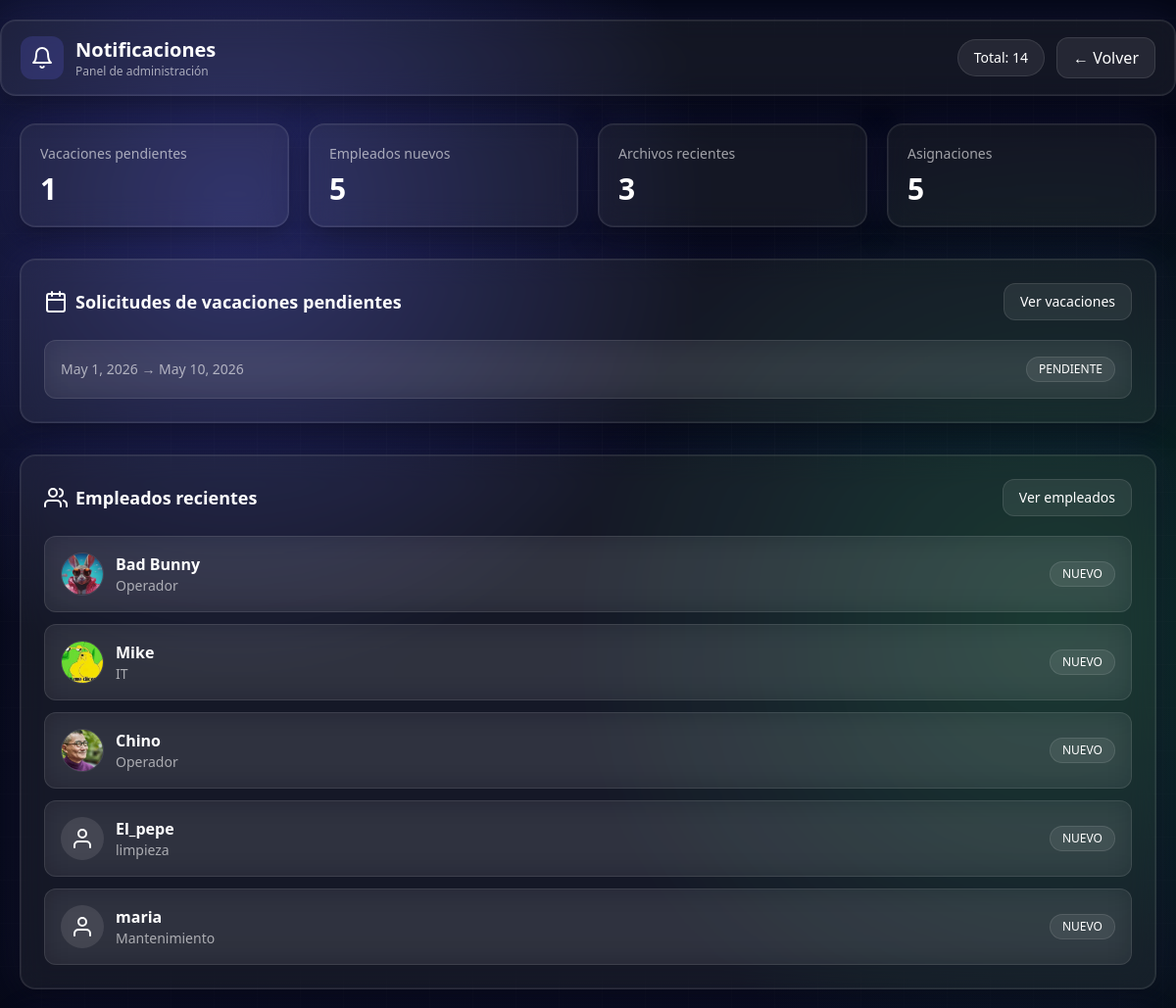
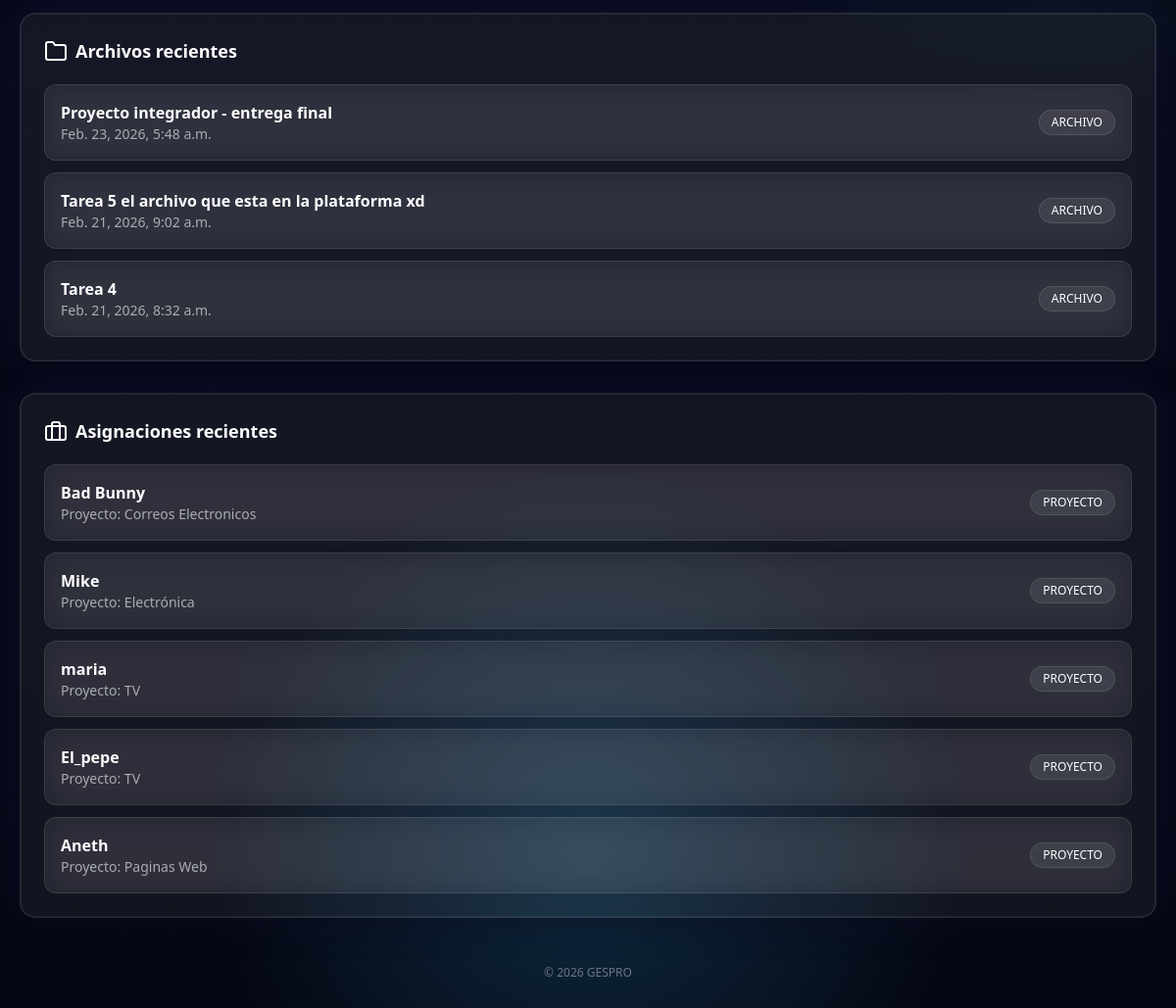
Screenshot of /panel/notificaciones/ (signed in) with the database file from the repository (2 pictures, top to bottom).
### empleados_Alex/models.py (models this page shows, shortened)
class SolicitudVacaciones(models.Model):
    ESTADOS = (
        ("PENDIENTE", "Pendiente"),
        ("APROBADA", "Aprobada"),
        ("RECHAZADA", "Rechazada"),
    )
    empleado = models.ForeignKey(User, on_delete=models.CASCADE)
    fecha_inicio = models.DateField()
    fecha_fin = models.DateField()
    motivo = models.TextField(blank=True, null=True)
    estado = models.CharField(max_length=10, choices=ESTADOS, default="PENDIENTE")
    creado_en = models.DateTimeField(auto_now_add=True)

class Empleado(models.Model):
    user = models.ForeignKey(User, on_delete=models.CASCADE)
    puesto = models.CharField(max_length=100)
    departamento = models.CharField(max_length=100)
    fecha_inicio = models.DateField(auto_now_add=True)
    foto_perfil = models.ImageField(upload_to='fotos_perfil/', null=True, blank=True)

class ArchivoSubido(models.Model):
    titulo = models.CharField(max_length=150)
    archivo = models.FileField(upload_to='archivos/')
    fecha_subida = models.DateTimeField(auto_now_add=True)

class EmpleadoProyecto(models.Model):
    empleado = models.ForeignKey(Empleado, on_delete=models.CASCADE, related_name="asignaciones")
    proyecto = models.ForeignKey(Proyecto, on_delete=models.CASCADE, related_name="asignaciones")
    fecha_asignacion = models.DateTimeField(auto_now_add=True)
    class Meta:
        unique_together = ("empleado", "proyecto")  # evita duplicados

class Proyecto(models.Model):
    nombre = models.CharField(max_length=120)
    descripcion = models.TextField(blank=True, null=True)
    fecha_inicio = models.DateField(blank=True, null=True)
    fecha_fin = models.DateField(blank=True, null=True)
    activo = models.BooleanField(default=True)

### empleados_Alex/views.py (the view)
# urls.py: path('panel/notificaciones/', admin_notificaciones, name='admin_notificaciones'),
@login_required(login_url="/")
def admin_notificaciones(request):
    if not _es_admin(request):
        return HttpResponseForbidden("No tienes permisos para ver esta sección.")
    vacaciones_pendientes = SolicitudVacaciones.objects.filter(
        estado="PENDIENTE"
    ).select_related("empleado").order_by("-creado_en")[:5]
    empleados_recientes = Empleado.objects.select_related("user").order_by("-id")[:5]
    archivos_recientes = ArchivoSubido.objects.order_by("-fecha_subida")[:5]
    asignaciones_recientes = (
        EmpleadoProyecto.objects
        .select_related("empleado__user", "proyecto")
        .order_by("-id")[:5]
    )
    total_notificaciones = (
        vacaciones_pendientes.count()
        + empleados_recientes.count()
        + archivos_recientes.count()
        + asignaciones_recientes.count()
    )
    contexto = {
        "vacaciones_pendientes": vacaciones_pendientes,
        "empleados_recientes": empleados_recientes,
        "archivos_recientes": archivos_recientes,
        "asignaciones_recientes": asignaciones_recientes,
        "total_notificaciones": total_notificaciones,
    }
    return render(request, "admin/notificaciones.html", contexto)

### empleados_Alex/views.py (called while the page is built)
def _es_admin(request):
    u = request.user
    return u.is_authenticated and (u.username.lower() == "alex" or u.is_staff or u.is_superuser)

### templates/admin/notificaciones.html (shortened to what this page needs)
<!DOCTYPE html>
<html lang="es">
<head>
<script src="https://cdn.tailwindcss.com"></script>
</head>
<body class="tech-bg text-white">
<header class="sticky top-0 z-50">
<div class="glass glow mx-auto max-w-7xl mt-5 rounded-2xl px-5 py-4">
<div class="flex items-center justify-between">
<div class="flex items-center gap-3">
<div class="h-11 w-11 rounded-xl bg-indigo-500/20 grid place-items-center">
<i data-feather="bell"></i>
</div>
<div>
<h1 class="text-xl font-bold">Notificaciones</h1>
<p class="text-xs text-white/60">Panel de administración</p>
</div>
</div>
<div class="flex items-center gap-3">
<div class="chip rounded-full px-4 py-2 text-sm">
Total: {{ total_notificaciones }}
</div>
<a href="{% url 'empleados_Alex:home' %}"
class="chip rounded-xl px-4 py-2 hover:bg-white/10 transition">
← Volver
</a>
</div>
</div>
</div>
</header>
<main class="mx-auto max-w-7xl px-5 pb-20 pt-7 space-y-8">
<section class="grid md:grid-cols-4 gap-5">
<div class="glass glow rounded-2xl p-5">
<p class="text-white/60 text-sm">Vacaciones pendientes</p>
<p class="text-3xl font-bold mt-2">{{ vacaciones_pendientes|length }}</p>
</div>
<div class="glass glow rounded-2xl p-5">
<p class="text-white/60 text-sm">Empleados nuevos</p>
<p class="text-3xl font-bold mt-2">{{ empleados_recientes|length }}</p>
</div>
<div class="glass glow rounded-2xl p-5">
<p class="text-white/60 text-sm">Archivos recientes</p>
<p class="text-3xl font-bold mt-2">{{ archivos_recientes|length }}</p>
</div>
<div class="glass glow rounded-2xl p-5">
<p class="text-white/60 text-sm">Asignaciones</p>
<p class="text-3xl font-bold mt-2">{{ asignaciones_recientes|length }}</p>
</div>
</section>
<section class="glass glow rounded-2xl p-6">
<div class="flex justify-between items-center mb-5">
<h2 class="text-lg font-bold flex items-center gap-2">
<i data-feather="calendar"></i>
Solicitudes de vacaciones pendientes
</h2>
<a href="{% url 'empleados_Alex:admin_vacaciones' %}"
class="chip rounded-xl px-4 py-2 text-sm hover:bg-white/10">
Ver vacaciones
</a>
</div>
<div class="space-y-3">
{% for s in vacaciones_pendientes %}
<div class="glass rounded-xl p-4 flex justify-between items-center">
<div>
<p class="text-sm text-white/60">
{{ s.fecha_inicio }} → {{ s.fecha_fin }}
</p>
</div>
<span class="chip px-3 py-1 text-xs rounded-full">
PENDIENTE
</span>
</div>
{% empty %}
<div class="glass rounded-xl p-4 text-white/60">
No hay solicitudes pendientes
</div>
{% endfor %}
</div>
</section>
<section class="glass glow rounded-2xl p-6">
<div class="flex justify-between items-center mb-5">
<h2 class="text-lg font-bold flex items-center gap-2">
<i data-feather="users"></i>
Empleados recientes
</h2>
<a href="{% url 'empleados_Alex:datos_empleados' %}"
class="chip rounded-xl px-4 py-2 text-sm hover:bg-white/10">
Ver empleados
</a>
</div>
<div class="space-y-3">
{% for e in empleados_recientes %}
<div class="glass rounded-xl p-4 flex items-center justify-between">
<div class="flex items-center gap-3">
{% if e.foto_perfil %}
<img src="{{ e.foto_perfil.url }}"
class="h-11 w-11 rounded-full object-cover border border-white/10">
{% else %}
<div class="h-11 w-11 rounded-full bg-white/10 flex items-center justify-center">
<i data-feather="user"></i>
</div>
{% endif %}
<div>
<p class="font-semibold">{{ e.user.username }}</p>
<p class="text-sm text-white/60">{{ e.puesto }}</p>
</div>
</div>
<span class="chip px-3 py-1 text-xs rounded-full">
NUEVO
</span>
</div>
{% endfor %}
</div>
</section>
<section class="glass glow rounded-2xl p-6">
<h2 class="text-lg font-bold flex items-center gap-2 mb-5">
<i data-feather="folder"></i>
Archivos recientes
</h2>
<div class="space-y-3">
{% for a in archivos_recientes %}
<div class="glass rounded-xl p-4 flex justify-between items-center">
<div>
<p class="font-semibold">{{ a.titulo }}</p>
<p class="text-sm text-white/60">
{{ a.fecha_subida }}
</p>
</div>
<span class="chip px-3 py-1 text-xs rounded-full">
ARCHIVO
</span>
</div>
{% endfor %}
</div>
</section>
<section class="glass glow rounded-2xl p-6">
<h2 class="text-lg font-bold flex items-center gap-2 mb-5">
<i data-feather="briefcase"></i>
Asignaciones recientes
</h2>
<div class="space-y-3">
{% for ap in asignaciones_recientes %}
<div class="glass rounded-xl p-4 flex justify-between items-center">
<div>
<p class="font-semibold">
{{ ap.empleado.user.username }}
</p>
<p class="text-sm text-white/60">
Proyecto: {{ ap.proyecto.nombre }}
</p>
</div>
<span class="chip px-3 py-1 text-xs rounded-full">
PROYECTO
</span>
</div>
{% endfor %}
</div>
</section>
<footer class="text-center text-white/40 text-xs pt-4">
© 2026 GESPRO
</footer>
</main>
</body>
</html>

### templates/admin/notificaciones.html (style rules this page uses)
.tech-bg { background: radial-gradient(800px circle at 20% 10%, rgba(99,102,241,.35), transparent 60%), radial-gradient(900px circle at 90% 30%, rgba(34,197,94,.20), transparent 55%), radial-gradient(700px circle at 50% 90%, rgba(56,189,248,.20), transparent 55%), linear-gradient(180deg,#050816 0%,#070a1a 40%,#040612 100%); position:relative; min-height:100vh; overflow-x:hidden; }
.tech-bg::before { content:""; position:absolute; inset:-2px; background-image: linear-gradient(rgba(255,255,255,.06) 1px, transparent 1px), linear-gradient(90deg, rgba(255,255,255,.06) 1px, transparent 1px); background-size:44px 44px; opacity:.35; pointer-events:none; mask-image: radial-gradient(circle at 50% 20%, rgba(0,0,0,1) 0%, rgba(0,0,0,.35) 55%, rgba(0,0,0,0) 85%); }
.glass { background:rgba(255,255,255,.06); border:1px solid rgba(255,255,255,.10); backdrop-filter:blur(14px); }
.glow { box-shadow: 0 0 0 1px rgba(255,255,255,.06) inset, 0 10px 30px rgba(0,0,0,.45), 0 0 40px rgba(99,102,241,.15); }
.chip { background:rgba(255,255,255,.08); border:1px solid rgba(255,255,255,.10); }

### rows the page displays
SolicitudVacaciones: fecha_inicio "May 1, 2026", fecha_fin "May 10, 2026"
Empleado: foto_perfil (picture), user.username "Bad Bunny", puesto "Operador"
Empleado: foto_perfil (picture), user.username "Mike", puesto "IT"
Empleado: foto_perfil (picture), user.username "Chino", puesto "Operador"
Empleado: user.username "El_pepe", puesto "limpieza"
Empleado: user.username "maria", puesto "Mantenimiento"
ArchivoSubido: titulo "Proyecto integrador - entrega final", fecha_subida "Feb. 23, 2026, 5:48 a.m."
ArchivoSubido: titulo "Tarea 5 el archivo que esta en la plataforma xd", fecha_subida "Feb. 21, 2026, 9:02 a.m."
ArchivoSubido: titulo "Tarea 4", fecha_subida "Feb. 21, 2026, 8:32 a.m."
EmpleadoProyecto: empleado.user.username "Bad Bunny", proyecto.nombre "Correos Electronicos"
EmpleadoProyecto: empleado.user.username "Mike", proyecto.nombre "Electrónica"
EmpleadoProyecto: empleado.user.username "maria", proyecto.nombre "TV"
EmpleadoProyecto: empleado.user.username "El_pepe", proyecto.nombre "TV"
EmpleadoProyecto: empleado.user.username "Aneth", proyecto.nombre "Paginas Web"

### other values shown
{{ total_notificaciones }} "14"
{{ vacaciones_pendientes|length }} "1"
{{ empleados_recientes|length }} "5"
{{ archivos_recientes|length }} "3"
{{ asignaciones_recientes|length }} "5"
